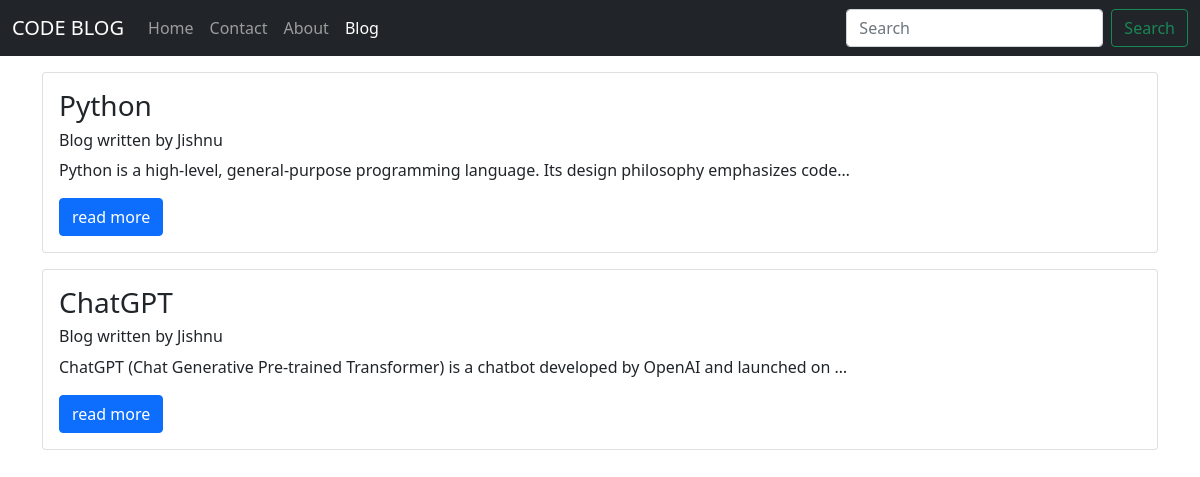
Screenshot of /blog/ with the database file from the repository.
### blog/models.py (models this page shows, shortened)
class Post(models.Model):
    sno = models.AutoField(primary_key=True)
    title =models.CharField(max_length=50)
    content =models.TextField()
    author =models.CharField(max_length=15)
    slug =models.CharField(max_length=50)
    timeStamp =models.DateTimeField(blank=True)

### blog/views.py (the view)
# urls.py: path('', views.bloghome, name='bloghome'),
def bloghome(request):
    allPosts = Post.objects.all()
    context = {'allPosts': allPosts}
    return render(request,'blog/bloghome.html',context)

### templates/blog/bloghome.html (shortened to what this page needs)
{% extends "home/base.html" %}
{% block blogactive %} active {% endblock %}
{% block body%}
{% for post in allPosts%}
<div class="container my-3">
<div class="card">
    <div class="card-body">
      <h3 class="card-title">{{post.title}}</h3>
      <h6 class="card-title"> Blog written by {{post.author}}</h6>
      <p class="card-text">{{post.content | truncatechars:100}}</p>
      <a href="{{post.slug}}" class="btn btn-primary">read more</a>
    </div>
  </div>
</div>
{% endfor %}
{% endblock %}

### templates/home/base.html (shortened to what this page needs)
<!doctype html>
<html lang="en">
  <head>
    <link href="https://cdn.jsdelivr.net/npm/bootstrap@5.1.3/dist/css/bootstrap.min.css" rel="stylesheet">
  </head>
  <body>
    <nav class="navbar navbar-expand-lg navbar-dark bg-dark">
        <div class="container-fluid">
          <a class="navbar-brand" href="/">CODE BLOG</a>
          <div class="collapse navbar-collapse" id="navbarSupportedContent">
            <ul class="navbar-nav me-auto mb-2 mb-lg-0">
              <li class="nav-item">
                <a class="nav-link {% block homeactive %}{% endblock %}" aria-current="page" href="/">Home</a>
              </li>
              <li class="nav-item">
                <a class="nav-link {% block contactactive %}{% endblock %}" href="/contact">Contact</a>
              </li>
              <li class="nav-item">
                <a class="nav-link {% block aboutactive %}{% endblock %}" href="/about">About</a>
              </li>
              <li class="nav-item">
                <a class="nav-link {% block blogactive %}{% endblock %}" href="/blog">Blog</a>
              </li>
            </ul>
            <form action="/search" method="get" class="d-flex" role="search" name="query" >
              <input name="query" class="form-control me-2" type="search" placeholder="Search" aria-label="Search">
              <button class="btn btn-outline-success" type="submit">Search</button>
            </form>
          </div>
        </div>
      </nav>
        {% block body %}
        {% endblock %}
  </body>
</html>

### rows the page displays
Post: title "Python", author "Jishnu", content "Python is a high-level, general-purpose programming language. Its design philosophy emphasizes code…"
Post: title "ChatGPT", author "Jishnu", content "ChatGPT (Chat Generative Pre-trained Transformer) is a chatbot developed by OpenAI and launched on …"
